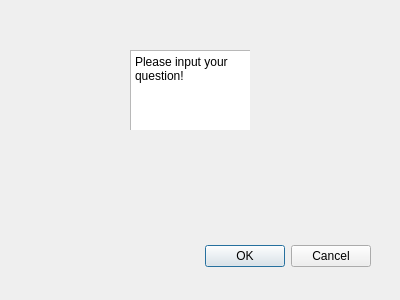
<?xml version="1.0" encoding="UTF-8"?>
<ui version="4.0">
 <class>Dialog</class>
 <widget class="QDialog" name="Dialog">
  <property name="geometry">
   <rect>
    <x>0</x>
    <y>0</y>
    <width>400</width>
    <height>300</height>
   </rect>
  </property>
  <property name="windowTitle">
   <string>Dialog</string>
  </property>
  <widget class="QDialogButtonBox" name="buttonBox">
   <property name="geometry">
    <rect>
     <x>30</x>
     <y>240</y>
     <width>341</width>
     <height>32</height>
    </rect>
   </property>
   <property name="orientation">
    <enum>Qt::Horizontal</enum>
   </property>
   <property name="standardButtons">
    <set>QDialogButtonBox::Cancel|QDialogButtonBox::Ok</set>
   </property>
  </widget>
  <widget class="QWidget" name="widget" native="true">
   <property name="geometry">
    <rect>
     <x>130</x>
     <y>50</y>
     <width>120</width>
     <height>80</height>
    </rect>
   </property>
   <widget class="QPlainTextEdit" name="plainTextEdit">
    <property name="geometry">
     <rect>
      <x>0</x>
      <y>0</y>
      <width>121</width>
      <height>81</height>
     </rect>
    </property>
    <property name="plainText">
     <string>Please input your question!</string>
    </property>
   </widget>
  </widget>
 </widget>
 <resources/>
 <connections>
  <connection>
   <sender>buttonBox</sender>
   <signal>accepted()</signal>
   <receiver>Dialog</receiver>
   <slot>accept()</slot>
   <hints>
    <hint type="sourcelabel">
     <x>248</x>
     <y>254</y>
    </hint>
    <hint type="destinationlabel">
     <x>157</x>
     <y>274</y>
    </hint>
   </hints>
  </connection>
  <connection>
   <sender>buttonBox</sender>
   <signal>rejected()</signal>
   <receiver>Dialog</receiver>
   <slot>reject()</slot>
   <hints>
    <hint type="sourcelabel">
     <x>316</x>
     <y>260</y>
    </hint>
    <hint type="destinationlabel">
     <x>286</x>
     <y>274</y>
    </hint>
   </hints>
  </connection>
 </connections>
</ui>
